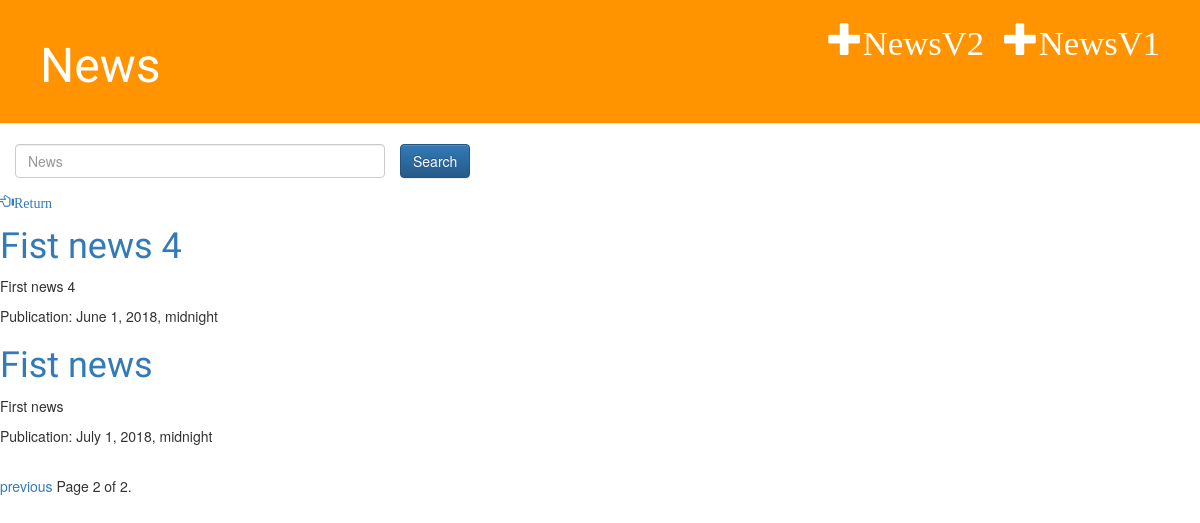
Before: /news/?page=2 with the older database file.
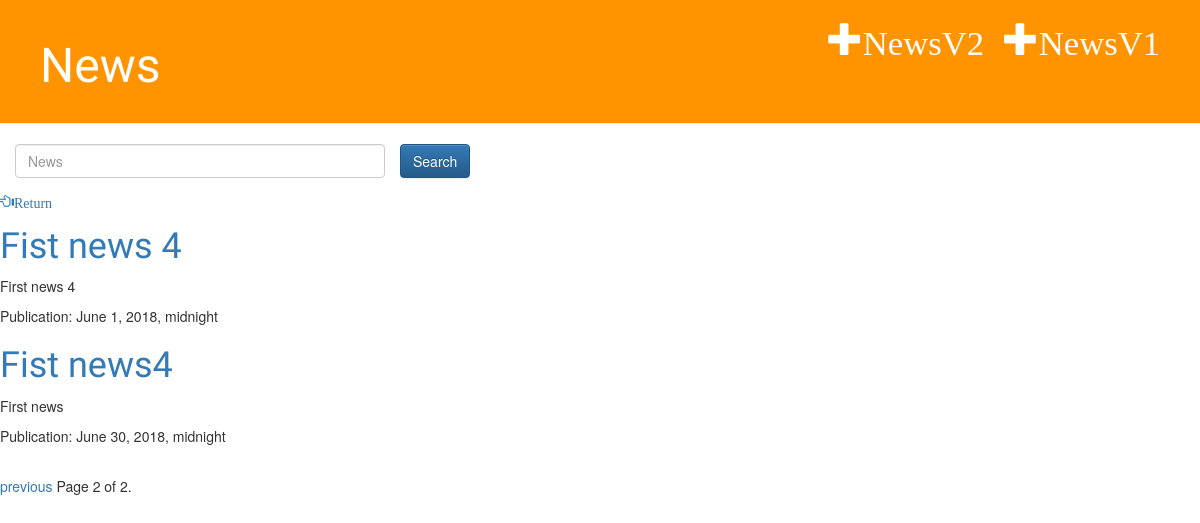
After: the same page with the newer database file.
### news/models.py (models this page shows, shortened)
class BaseNews(Base):
    description = models.CharField(max_length=200)
    image = models.ImageField(upload_to='Django_news/news/media/photos',
                              blank=True, null=True)

class NewsItem(BaseNews):
    publish_date = models.DateTimeField(
        blank=True, null=True)

class Base(models.Model):
    title = models.CharField(max_length=100)
    class Meta:
        abstract = True

class BaseNews(Base):
    description = models.CharField(max_length=200)
    image = models.ImageField(upload_to='Django_news/news/media/photos',
                              blank=True, null=True)

### news/views.py (the view)
# urls.py: url(r'^news/$', views.news_list, name='news'),
def news_list(request):
    news = NewsItem.objects.filter(publish_date__lte=timezone.now()).order_by('publish_date')
    paginator_news = Paginator(news, 2)
    page = request.GET.get('page')
    try:
        news = paginator_news.page(page)
    except PageNotAnInteger:
        news = paginator_news.page(1)
    except EmptyPage:
        news = paginator_news.page(paginator_news.num_pages)
    return render(request, 'news/news_list.html', {'NewsItem': news})

### news/templates/news/news_list.html (shortened to what this page needs)
{% load staticfiles %}
<html>
<head>
    <link rel="stylesheet" href="//maxcdn.bootstrapcdn.com/bootstrap/3.2.0/css/bootstrap.min.css">
    <link rel="stylesheet" href="//maxcdn.bootstrapcdn.com/bootstrap/3.2.0/css/bootstrap-theme.min.css">
    <link rel="stylesheet" href="{% static 'css/news.css' %}">
</head>
<body>
<div class="page-header">
    <a href="{% url 'v1NewsAdd' %}" class="top-menu"><span class="glyphicon glyphicon-plus">NewsV1</span></a>
    <a href="{% url 'addNews' %}" class="top-menu"><span class="glyphicon glyphicon-plus">NewsV2</span></a>
    <h1>News</h1>
</div>
<form action="{% url 'search' %}" method="get">
<div class="form-group">
<div class="col-xs-4">
    <input type="text" class="form-control" name="q" placeholder="News" />
</div>
    <button type="submit" class="btn btn-primary">Search</button>
</div>
<div>
    <p>
        <a href="{% url 'index' %}"><span class="glyphicon glyphicon-hand-left">Return</span></a>
    </p>
</div>
{% for news in NewsItem %}
    <div>
        <h1><a href="{% url 'detailNews' news.id %}">{{ news.title }}</a></h1>
        <p>{{ news.description }}</p>
        <p>Publication: {{ news.publish_date }}</p>
    </div>
{% endfor %}
  <div class="pagination">
    <span class="step-links">
        {% if NewsItem.has_previous %}
            <a href="?page={{ NewsItem.previous_page_number }}{% if request.GET.q %}&q={{ request.GET.q }}{% endif %}">previous</a>
        {% endif %}
        <span class="current">
            Page {{ NewsItem.number }} of {{ NewsItem.paginator.num_pages }}.
        </span>
    </span>
</div>
</body>
</html>

Changed rows visible on the page:
changed NewsItem "First news": title "Fist news" → "Fist news4"; publish_date "July 1, 2018, midnight" → "June 30, 2018, midnight"
